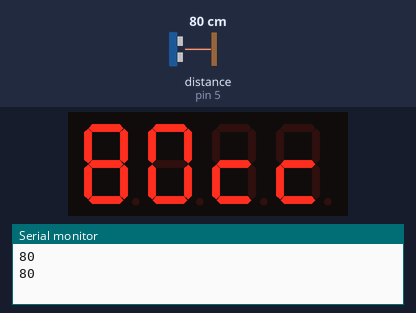
This sketch was run on a simulated Arduino Uno, built with avr-gcc and run on an emulated ATmega328P. Parts: 4-digit seven-segment display, the last lines printed to the serial monitor. Wiring (inferred from the names in the program): ultrasonic range finder: trigger pin 7; echo pin 5. The test bench sets the inputs (shaded band); at power-on: distance to the obstacle (sensor on pin 5) 80 cm. The echo pulse lasts 58.3 µs per cm.

Above: at 1.8 s.
1.9 s: distance to the obstacle (sensor on pin 5) set to 95 cm
At 2.5 s:
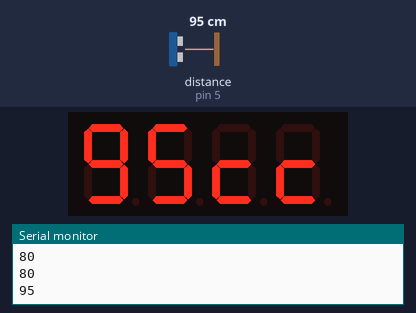
3.5 s: distance to the obstacle (sensor on pin 5) set to 104 cm
At 5.2 s:
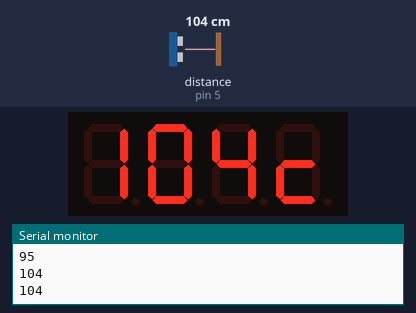
5.5 s: distance to the obstacle (sensor on pin 5) set to 250 cm
At 9.4 s:
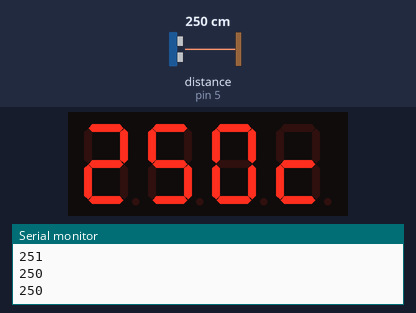
Timing chart, 0 to 10.9 s (numbered marks = the images above; inputs shaded):
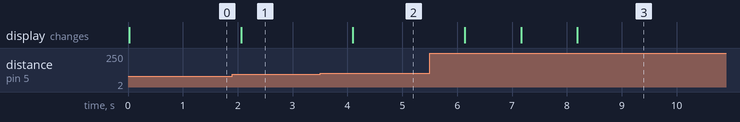

Measured:
- the behaviour switches between 99 and 100 cm on distance to the obstacle (sensor on pin 5) (found by bisection; images 1 and 2)
- after the input at 1.9 s, the display: changes after 0.16 s (image 1)
- after the input at 3.5 s, the display: changes after 0.59 s (image 2)
- after the input at 5.5 s, the display: changes after 0.64 s (image 3)

The sketch:

UltraSensor_Dispay.ino
```cpp
#include "TM1637.h"

#define CLK 3
#define DIO 2

TM1637 tm1637(CLK, DIO);

// Ultra Sensor

#define PIN_TRIG 7
#define PIN_ECHO 5

long duration, cm;

void setup(){
  pinMode(PIN_TRIG, OUTPUT);
  pinMode(PIN_ECHO, INPUT);

  Serial.begin(9600);

  tm1637.init();
  tm1637.set(BRIGHT_TYPICAL);
}

void loop(){
  digitalWrite(PIN_TRIG, LOW);
  delayMicroseconds(5);
  digitalWrite(PIN_TRIG, HIGH);

  // Выставив высокий уровень сигнала, ждем около 10 микросекунд. В этот момент датчик будет посылать сигналы с частотой 40 КГц.
  delayMicroseconds(10);
  digitalWrite(PIN_TRIG, LOW);

  //  Время задержки акустического сигнала на эхолокаторе.
  duration = pulseIn(PIN_ECHO, HIGH);

  // Теперь осталось преобразовать время в расстояние
  cm = (duration / 2) / 29;

  // Display

  char c1 = 0;
  char c2 = 0;
  char c3 = 0;

  if(cm >= 100){
    c1 = cm / 100;
    c2 = cm % 100 / 10;
    c3 = cm % 100 % 10;
  } else {
    c1 = cm / 10;
    c2 = cm % 10;
    c3 = 'c';
  }

  int8_t DispMSG[] = {c1, c2, c3, 'c'};

  Serial.println(cm);

  tm1637.point(false);

  tm1637.display(DispMSG);

  delay(1000);
}
```
